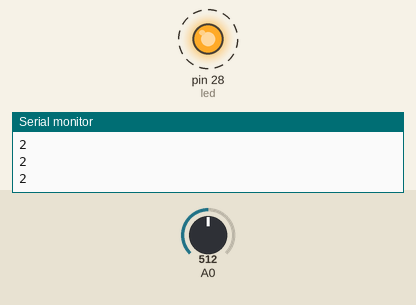
Simulated run of this sketch. Board: Arduino Mega 2560, built with avr-gcc and run on an emulated ATmega2560. Shown: output pins drawn as LEDs (lit = HIGH), the last lines printed to the serial monitor. Dashed ring = blinking. The test bench sets the inputs (shaded band); at power-on: A0 = 512.

Above: at 1.4 s.
1.5 s: A0 set to 900
At 2.9 s:
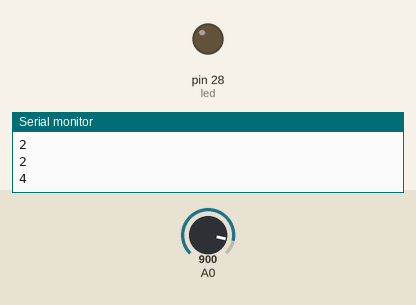
3.0 s: A0 set to 716
At 3.81 s:
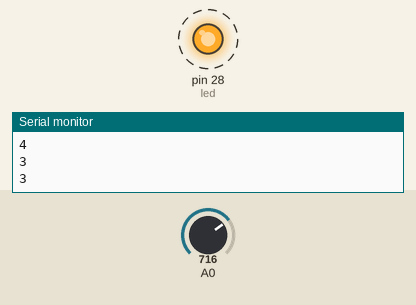
Timing chart, 0 to 12.2 s (numbered marks = the images above; inputs shaded):
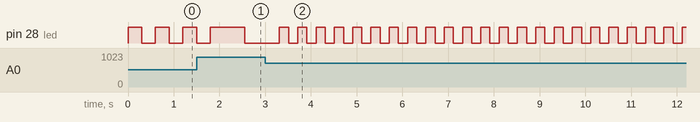

The sketch:

rapport_cylique_potentiometre.ino
```cpp
int rcy,per=500;
int y,x,a;

int led = 28;


void setup() {
  Serial.begin(9600);
  pinMode(led, OUTPUT);
}

void loop() {

  x = analogRead(A0);
  y= x*5/1023;

  Serial.print(y);
  Serial.print("\n");

  rcy=y*100/5;

  digitalWrite(led,HIGH);
  delay(per-(per*rcy/100) );

  digitalWrite(led,LOW);
  delay(per-(per*rcy/100) );


}
```

Measured:
- after the input at 3.0 s, pin 28 (led): alternates HIGH for 0.20 s and LOW for 0.20 s, starting after 0.51 s
